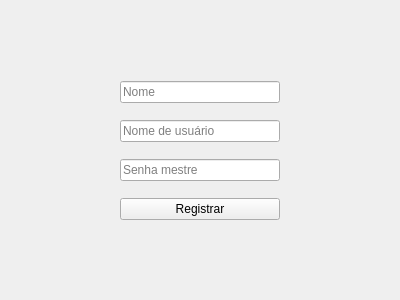
<?xml version="1.0" encoding="UTF-8"?>
<ui version="4.0">
 <class>Signup</class>
 <widget class="QWidget" name="Signup">
  <property name="geometry">
   <rect>
    <x>0</x>
    <y>0</y>
    <width>400</width>
    <height>300</height>
   </rect>
  </property>
  <property name="windowTitle">
   <string>Form</string>
  </property>
  <widget class="QWidget" name="verticalLayoutWidget">
   <property name="geometry">
    <rect>
     <x>120</x>
     <y>70</y>
     <width>160</width>
     <height>165</height>
    </rect>
   </property>
   <layout class="QVBoxLayout" name="verticalLayout">
    <item>
     <widget class="QLineEdit" name="nameInput">
      <property name="readOnly">
       <bool>false</bool>
      </property>
      <property name="placeholderText">
       <string>Nome</string>
      </property>
     </widget>
    </item>
    <item>
     <widget class="QLineEdit" name="usernameInput">
      <property name="placeholderText">
       <string>Nome de usuário</string>
      </property>
     </widget>
    </item>
    <item>
     <widget class="QLineEdit" name="passwordInput">
      <property name="placeholderText">
       <string>Senha mestre</string>
      </property>
     </widget>
    </item>
    <item>
     <widget class="QPushButton" name="signupButton">
      <property name="text">
       <string>Registrar</string>
      </property>
     </widget>
    </item>
   </layout>
  </widget>
 </widget>
 <resources/>
 <connections/>
</ui>
